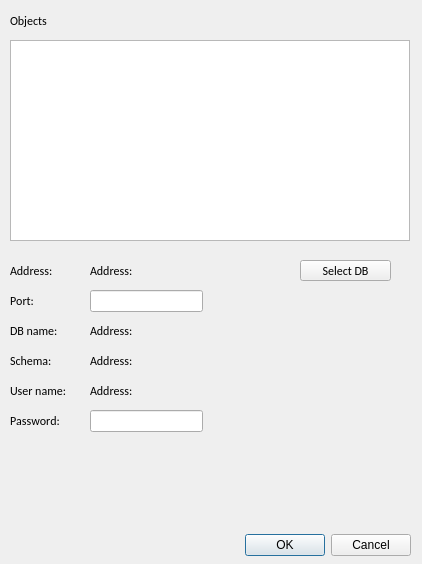
<?xml version="1.0" encoding="UTF-8"?>
<ui version="4.0">
 <class>Form</class>
 <widget class="QWidget" name="Form">
  <property name="geometry">
   <rect>
    <x>0</x>
    <y>0</y>
    <width>422</width>
    <height>564</height>
   </rect>
  </property>
  <property name="windowTitle">
   <string>Export to db</string>
  </property>
  <widget class="QTreeWidget" name="tree_widget">
   <property name="geometry">
    <rect>
     <x>10</x>
     <y>40</y>
     <width>400</width>
     <height>201</height>
    </rect>
   </property>
   <property name="minimumSize">
    <size>
     <width>0</width>
     <height>0</height>
    </size>
   </property>
   <property name="maximumSize">
    <size>
     <width>400</width>
     <height>421</height>
    </size>
   </property>
   <property name="columnCount">
    <number>2</number>
   </property>
   <attribute name="headerVisible">
    <bool>false</bool>
   </attribute>
   <column>
    <property name="text">
     <string>1</string>
    </property>
   </column>
   <column>
    <property name="text">
     <string>2</string>
    </property>
    <property name="textAlignment">
     <set>AlignTrailing|AlignVCenter</set>
    </property>
   </column>
  </widget>
  <widget class="QLabel" name="label">
   <property name="geometry">
    <rect>
     <x>10</x>
     <y>10</y>
     <width>61</width>
     <height>21</height>
    </rect>
   </property>
   <property name="font">
    <font>
     <family>Calibri</family>
     <pointsize>9</pointsize>
     <kerning>false</kerning>
    </font>
   </property>
   <property name="text">
    <string>Objects</string>
   </property>
   <property name="textFormat">
    <enum>Qt::AutoText</enum>
   </property>
   <property name="alignment">
    <set>Qt::AlignLeading|Qt::AlignLeft|Qt::AlignVCenter</set>
   </property>
  </widget>
  <widget class="QLabel" name="label_2">
   <property name="geometry">
    <rect>
     <x>10</x>
     <y>260</y>
     <width>61</width>
     <height>21</height>
    </rect>
   </property>
   <property name="font">
    <font>
     <family>Calibri</family>
     <pointsize>9</pointsize>
     <kerning>false</kerning>
    </font>
   </property>
   <property name="text">
    <string>Address:</string>
   </property>
   <property name="textFormat">
    <enum>Qt::AutoText</enum>
   </property>
   <property name="alignment">
    <set>Qt::AlignLeading|Qt::AlignLeft|Qt::AlignVCenter</set>
   </property>
  </widget>
  <widget class="QPushButton" name="select_db_button">
   <property name="geometry">
    <rect>
     <x>300</x>
     <y>260</y>
     <width>91</width>
     <height>21</height>
    </rect>
   </property>
   <property name="font">
    <font>
     <family>Calibri</family>
     <pointsize>9</pointsize>
     <weight>50</weight>
     <italic>false</italic>
     <bold>false</bold>
     <underline>false</underline>
     <kerning>true</kerning>
    </font>
   </property>
   <property name="autoFillBackground">
    <bool>false</bool>
   </property>
   <property name="text">
    <string>Select DB</string>
   </property>
   <property name="checkable">
    <bool>false</bool>
   </property>
  </widget>
  <widget class="QLabel" name="label_4">
   <property name="geometry">
    <rect>
     <x>10</x>
     <y>290</y>
     <width>61</width>
     <height>21</height>
    </rect>
   </property>
   <property name="font">
    <font>
     <family>Calibri</family>
     <pointsize>9</pointsize>
     <kerning>false</kerning>
    </font>
   </property>
   <property name="text">
    <string>Port: </string>
   </property>
   <property name="textFormat">
    <enum>Qt::AutoText</enum>
   </property>
   <property name="alignment">
    <set>Qt::AlignLeading|Qt::AlignLeft|Qt::AlignVCenter</set>
   </property>
  </widget>
  <widget class="QDialogButtonBox" name="buttonBox">
   <property name="geometry">
    <rect>
     <x>10</x>
     <y>530</y>
     <width>401</width>
     <height>31</height>
    </rect>
   </property>
   <property name="orientation">
    <enum>Qt::Horizontal</enum>
   </property>
   <property name="standardButtons">
    <set>QDialogButtonBox::Cancel|QDialogButtonBox::Ok</set>
   </property>
  </widget>
  <widget class="QLabel" name="label_5">
   <property name="geometry">
    <rect>
     <x>10</x>
     <y>320</y>
     <width>61</width>
     <height>21</height>
    </rect>
   </property>
   <property name="font">
    <font>
     <family>Calibri</family>
     <pointsize>9</pointsize>
     <kerning>false</kerning>
    </font>
   </property>
   <property name="text">
    <string>DB name: </string>
   </property>
   <property name="textFormat">
    <enum>Qt::AutoText</enum>
   </property>
   <property name="alignment">
    <set>Qt::AlignLeading|Qt::AlignLeft|Qt::AlignVCenter</set>
   </property>
  </widget>
  <widget class="QLineEdit" name="port_lineedit">
   <property name="geometry">
    <rect>
     <x>90</x>
     <y>290</y>
     <width>113</width>
     <height>22</height>
    </rect>
   </property>
  </widget>
  <widget class="QLabel" name="label_6">
   <property name="geometry">
    <rect>
     <x>10</x>
     <y>380</y>
     <width>71</width>
     <height>21</height>
    </rect>
   </property>
   <property name="font">
    <font>
     <family>Calibri</family>
     <pointsize>9</pointsize>
     <kerning>false</kerning>
    </font>
   </property>
   <property name="text">
    <string>User name:</string>
   </property>
   <property name="textFormat">
    <enum>Qt::AutoText</enum>
   </property>
   <property name="alignment">
    <set>Qt::AlignLeading|Qt::AlignLeft|Qt::AlignVCenter</set>
   </property>
  </widget>
  <widget class="QLabel" name="label_7">
   <property name="geometry">
    <rect>
     <x>10</x>
     <y>410</y>
     <width>71</width>
     <height>21</height>
    </rect>
   </property>
   <property name="font">
    <font>
     <family>Calibri</family>
     <pointsize>9</pointsize>
     <kerning>false</kerning>
    </font>
   </property>
   <property name="text">
    <string>Password:</string>
   </property>
   <property name="textFormat">
    <enum>Qt::AutoText</enum>
   </property>
   <property name="alignment">
    <set>Qt::AlignLeading|Qt::AlignLeft|Qt::AlignVCenter</set>
   </property>
  </widget>
  <widget class="QLabel" name="address_label">
   <property name="geometry">
    <rect>
     <x>90</x>
     <y>260</y>
     <width>61</width>
     <height>21</height>
    </rect>
   </property>
   <property name="font">
    <font>
     <family>Calibri</family>
     <pointsize>9</pointsize>
     <kerning>false</kerning>
    </font>
   </property>
   <property name="text">
    <string>Address:</string>
   </property>
   <property name="textFormat">
    <enum>Qt::AutoText</enum>
   </property>
   <property name="alignment">
    <set>Qt::AlignLeading|Qt::AlignLeft|Qt::AlignVCenter</set>
   </property>
  </widget>
  <widget class="QLabel" name="dbname_label">
   <property name="geometry">
    <rect>
     <x>90</x>
     <y>320</y>
     <width>61</width>
     <height>21</height>
    </rect>
   </property>
   <property name="font">
    <font>
     <family>Calibri</family>
     <pointsize>9</pointsize>
     <kerning>false</kerning>
    </font>
   </property>
   <property name="text">
    <string>Address:</string>
   </property>
   <property name="textFormat">
    <enum>Qt::AutoText</enum>
   </property>
   <property name="alignment">
    <set>Qt::AlignLeading|Qt::AlignLeft|Qt::AlignVCenter</set>
   </property>
  </widget>
  <widget class="QLabel" name="username_label">
   <property name="geometry">
    <rect>
     <x>90</x>
     <y>380</y>
     <width>61</width>
     <height>21</height>
    </rect>
   </property>
   <property name="font">
    <font>
     <family>Calibri</family>
     <pointsize>9</pointsize>
     <kerning>false</kerning>
    </font>
   </property>
   <property name="text">
    <string>Address:</string>
   </property>
   <property name="textFormat">
    <enum>Qt::AutoText</enum>
   </property>
   <property name="alignment">
    <set>Qt::AlignLeading|Qt::AlignLeft|Qt::AlignVCenter</set>
   </property>
  </widget>
  <widget class="QLineEdit" name="password_lineedit">
   <property name="geometry">
    <rect>
     <x>90</x>
     <y>410</y>
     <width>113</width>
     <height>22</height>
    </rect>
   </property>
   <property name="readOnly">
    <bool>false</bool>
   </property>
  </widget>
  <widget class="QLabel" name="label_8">
   <property name="geometry">
    <rect>
     <x>10</x>
     <y>350</y>
     <width>71</width>
     <height>21</height>
    </rect>
   </property>
   <property name="font">
    <font>
     <family>Calibri</family>
     <pointsize>9</pointsize>
     <kerning>false</kerning>
    </font>
   </property>
   <property name="text">
    <string>Schema:</string>
   </property>
   <property name="textFormat">
    <enum>Qt::AutoText</enum>
   </property>
   <property name="alignment">
    <set>Qt::AlignLeading|Qt::AlignLeft|Qt::AlignVCenter</set>
   </property>
  </widget>
  <widget class="QLabel" name="schema_label">
   <property name="geometry">
    <rect>
     <x>90</x>
     <y>350</y>
     <width>61</width>
     <height>21</height>
    </rect>
   </property>
   <property name="font">
    <font>
     <family>Calibri</family>
     <pointsize>9</pointsize>
     <kerning>false</kerning>
    </font>
   </property>
   <property name="text">
    <string>Address:</string>
   </property>
   <property name="textFormat">
    <enum>Qt::AutoText</enum>
   </property>
   <property name="alignment">
    <set>Qt::AlignLeading|Qt::AlignLeft|Qt::AlignVCenter</set>
   </property>
  </widget>
 </widget>
 <resources/>
 <connections/>
</ui>
